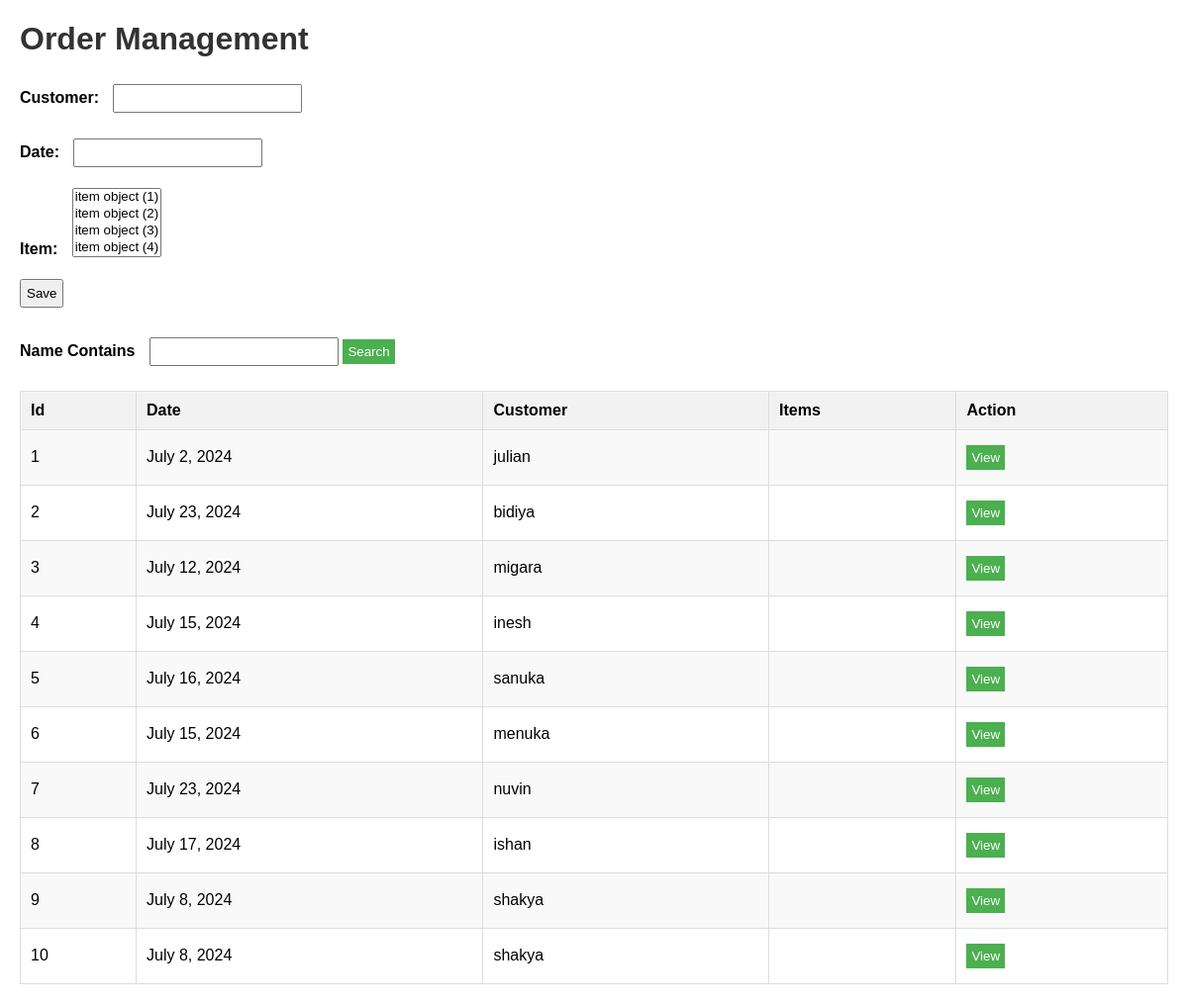
The page /app/order/ on the database its author committed.
### app/models.py (models this page shows)
class Order (models.Model):
    customer = models.CharField(max_length= 20)
    date = models.DateField()
    item = models.ManyToManyField(item)

### app/views.py (the view)
# urls.py: path('order/',views.Order_view),
def Order_view(request):
     orders =Order.objects.all()
     if request.method == 'POST':
         form = orderForm(request.POST)
         if form.is_valid():
            form.save()
     else:
         form = orderForm()
         context = {'form':form, 'ordrs':orders}
         return render(request,'order.html',context)

### app/form.py
class orderForm(forms.ModelForm):
    class Meta:
        model = Order
        fields ='__all__'

### app/templates/order.html (shortened to what this page needs)
<!DOCTYPE html>
<html lang="en">
<head>
</head>
<body>
    <h1>Order Management</h1>
    <form method="POST">
        {{ form.as_p }}
        <input type="submit" value="Save">
    </form>
    <label>Name Contains</label>
    <input type="text">
    <button>Search</button>
    <table>
        <tr>
            <th>Id</th>
            <th>Date</th>
            <th>Customer</th>
            <th>Items</th>
            <th>Action</th>
        </tr>
        {% for order in ordrs %}
        <tr>
            <td>{{ order.id }}</td>
            <td>{{ order.date }}</td>
            <td>{{ order.customer }}</td>
            <td>{{ order.items.all|join:", " }}</td>
            <td><button>View</button></td>
        </tr>
        {% endfor %}
    </table>
</body>
</html>

### app/templates/order.html (style rules this page uses)
body { font-family: Arial, sans-serif; margin: 20px; }
h1 { color: #333; }
form { margin-bottom: 20px; }
label { font-weight: bold; margin-right: 10px; }
input[type="text"], input[type="submit"], button { padding: 5px; margin: 5px 0; }
table { width: 100%; border-collapse: collapse; margin-top: 20px; }
table, th, td { border: 1px solid #ddd; }
th, td { padding: 10px; text-align: left; }
th { background-color: #f2f2f2; }
tr:nth-child(even) { background-color: #f9f9f9; }
button { background-color: #4CAF50; color: white; border: none; cursor: pointer; }

### rows shown on the page
Order: id "1", date "July 2, 2024", customer "julian"
Order: id "2", date "July 23, 2024", customer "bidiya"
Order: id "3", date "July 12, 2024", customer "migara"
Order: id "4", date "July 15, 2024", customer "inesh"
Order: id "5", date "July 16, 2024", customer "sanuka"
Order: id "6", date "July 15, 2024", customer "menuka"
Order: id "7", date "July 23, 2024", customer "nuvin"
Order: id "8", date "July 17, 2024", customer "ishan"
Order: id "9", date "July 8, 2024", customer "shakya"
Order: id "10", date "July 8, 2024", customer "shakya"
